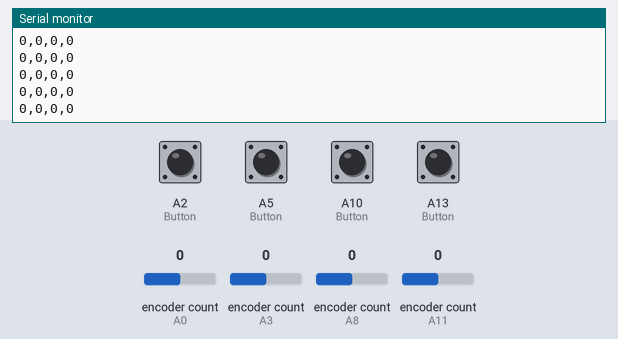
Bench run of a sketch on a simulated Arduino Mega 2560, built with avr-gcc and run on an emulated ATmega2560. Shown: the last lines printed to the serial monitor. Inputs (shaded band) come from the test bench; at power-on: A2 (Button), A5 (Button), A10 (Button), A13 (Button) HIGH, encoder count (sensors on A0, A3, A8, A11) 0.

Above: at 1.2 s.
1.3 s: encoder count (sensor on A0) set to 1
At 2.3 s:
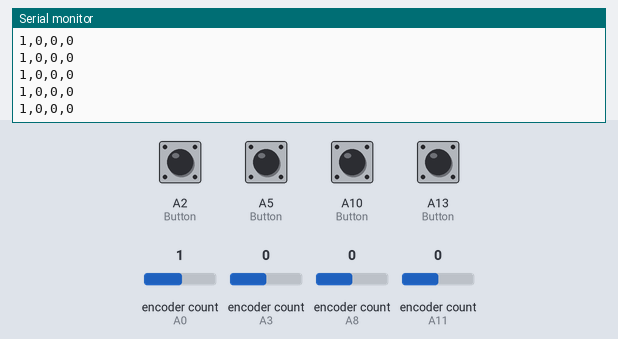
4.3 s: encoder count (sensor on A3) set to 1
At 5.2 s:
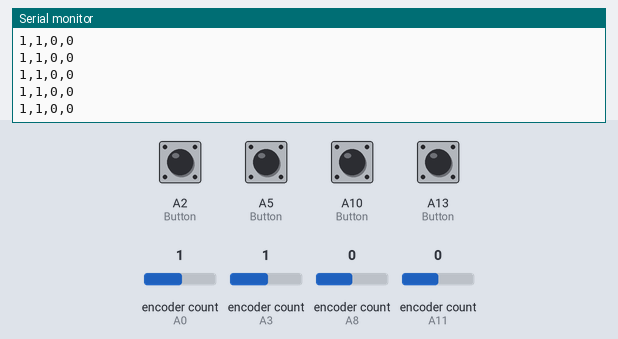
5.8 s: encoder count (sensor on A8) set to 1
At 6.9 s:
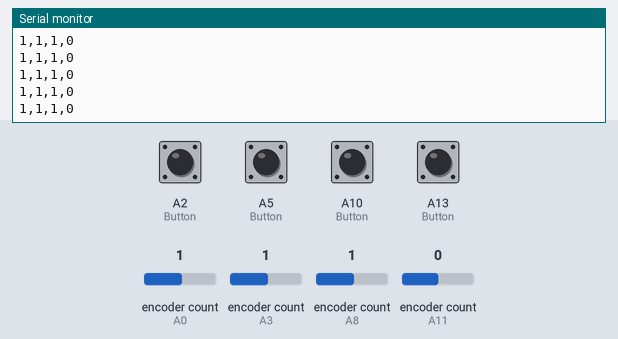
7.3 s: encoder count (sensor on A11) set to 1
At 8.0 s:
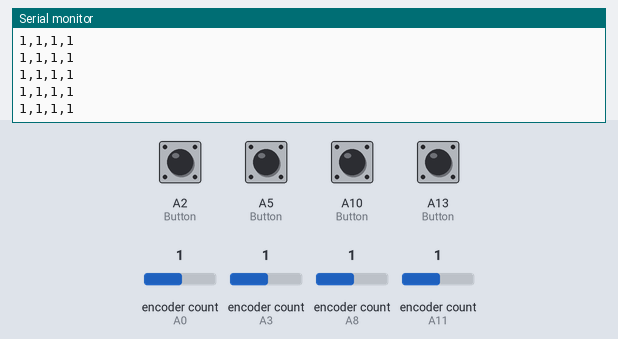
10.3 s: encoder count (sensor on A0) set to 2
At 10.9 s:
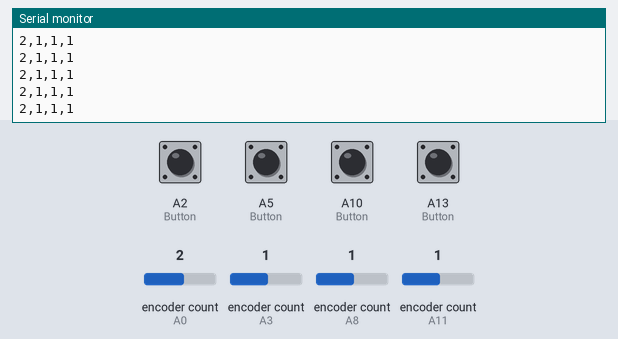
11.8 s: encoder count (sensor on A3) set to 2
At 12.5 s:
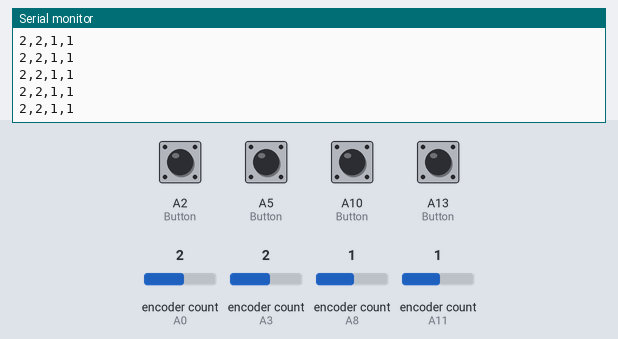
Timing chart, 0 to 14.3 s (numbered marks = the images above; inputs shaded):
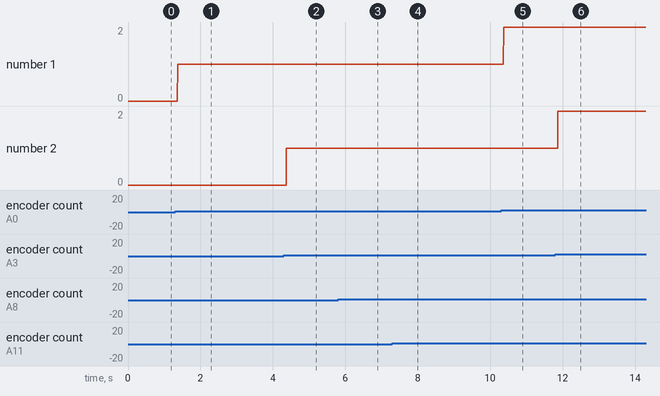

The sketch:

RotaryEncoderLibraryTest.ino
```cpp
#include <TimerOne.h>

#include <ClickEncoder.h>

ClickEncoder *elbowEncoder;
ClickEncoder *shoulderEncoder;
ClickEncoder *twistEncoder;
ClickEncoder *gripEncoder;

int elbowLastValue = -1;
int shoulderLastValue = -1;
int twistLastValue = -1;
int gripLastValue = -1;

int elbowValue = 0;
int shoulderValue = 0;
int twistValue = 0;
int gripValue = 0;

int elbowNewAngle = 0;
int shoulderNewAngle = 0;
int twistNewAngle = 0;
int gripNewAngle = 0;

String comma;
String allAngles;

void timerIsr() {
  elbowEncoder->service();
  shoulderEncoder->service();
  twistEncoder->service();
  gripEncoder->service();
}

void setup() {
  Serial.begin(9600);

  // Initialize Values
  comma = String(",");
  allAngles = String();

  /* Elbow Pins */
  pinMode(A0, INPUT);
  pinMode(A1, INPUT);
  pinMode(A2, INPUT); // Button
  elbowEncoder = new ClickEncoder(A0, A1, A2, 4);
  elbowEncoder->setAccelerationEnabled(true); // Acceleration enabled

  /* Shoulder Pins */
  pinMode(A3, INPUT);
  pinMode(A4, INPUT);
  pinMode(A5, INPUT); // Button
  shoulderEncoder = new ClickEncoder(A3, A4, A5, 4);
  shoulderEncoder->setAccelerationEnabled(true); // Acceleration enabled

  /* Twist Pins */
  pinMode(A8, INPUT);
  pinMode(A9, INPUT);
  pinMode(A10, INPUT); // Button
  twistEncoder = new ClickEncoder(A8, A9, A10, 4);
  twistEncoder->setAccelerationEnabled(true); // Acceleration enabled

  /* Grip Pins */
  pinMode(A11, INPUT);
  pinMode(A12, INPUT);
  pinMode(A13, INPUT); // Button
  gripEncoder = new ClickEncoder(A11, A12, A13, 1);

  Timer1.initialize(1000);
  Timer1.attachInterrupt(timerIsr);
}

void loop() {

  /* Elbow Encoder Code */
  elbowValue += elbowEncoder->getValue();
  if (elbowValue != elbowLastValue) {
    elbowLastValue = elbowValue;
  }
  if (elbowValue >= 0 && elbowValue <= 180) {
    elbowNewAngle = elbowValue;
  }

  /* Shoulder Encoder Code */
  shoulderValue += shoulderEncoder->getValue();
  if (shoulderValue != shoulderLastValue) {
    shoulderLastValue = shoulderValue;
  }
  if (shoulderValue >= 0 && shoulderValue <= 180) {
    shoulderNewAngle = shoulderValue;
  }

  /* Twist Encoder Code */
  twistValue += twistEncoder->getValue();
  if (twistValue != twistLastValue) {
    twistLastValue = twistValue;
  }
  if (twistValue >= 0 && twistValue <= 180) {
    twistNewAngle = twistValue;
  }

  /* Grip Encoder Code */
  gripValue += gripEncoder->getValue();
  if (gripValue != gripLastValue) {
    gripLastValue = gripValue;
  }
  if (gripValue >= 0 && gripValue <= 180) {
    gripNewAngle = gripValue;
  }

  // Strings are combined to allAngles to be sent through radio/serial
  allAngles = elbowNewAngle + comma + shoulderNewAngle + comma + twistNewAngle + comma + gripNewAngle;
  Serial.println(allAngles);

}
```

Measured:
- after the input at 1.3 s, the serial monitor: prints a new line after 0.07 s (image 1)
- after the input at 4.3 s, the serial monitor: prints a new line after 0.07 s (image 2)
- after the input at 5.8 s, the serial monitor: prints a new line after 0.07 s (image 3)
- after the input at 7.3 s, the serial monitor: prints a new line after 0.07 s (image 4)
- after the input at 10.3 s, the serial monitor: prints a new line after 0.07 s (image 5)
- after the input at 11.8 s, the serial monitor: prints a new line after 0.07 s (image 6)
- plotted number 1: 0 → 1 after the input at 1.3 s, 1 → 2 after the input at 10.3 s
